Frame 1 (no input): blank canvas, image omitted
Frame 60 (the mouse pressed at the canvas centre just before this capture): blank canvas, image omitted
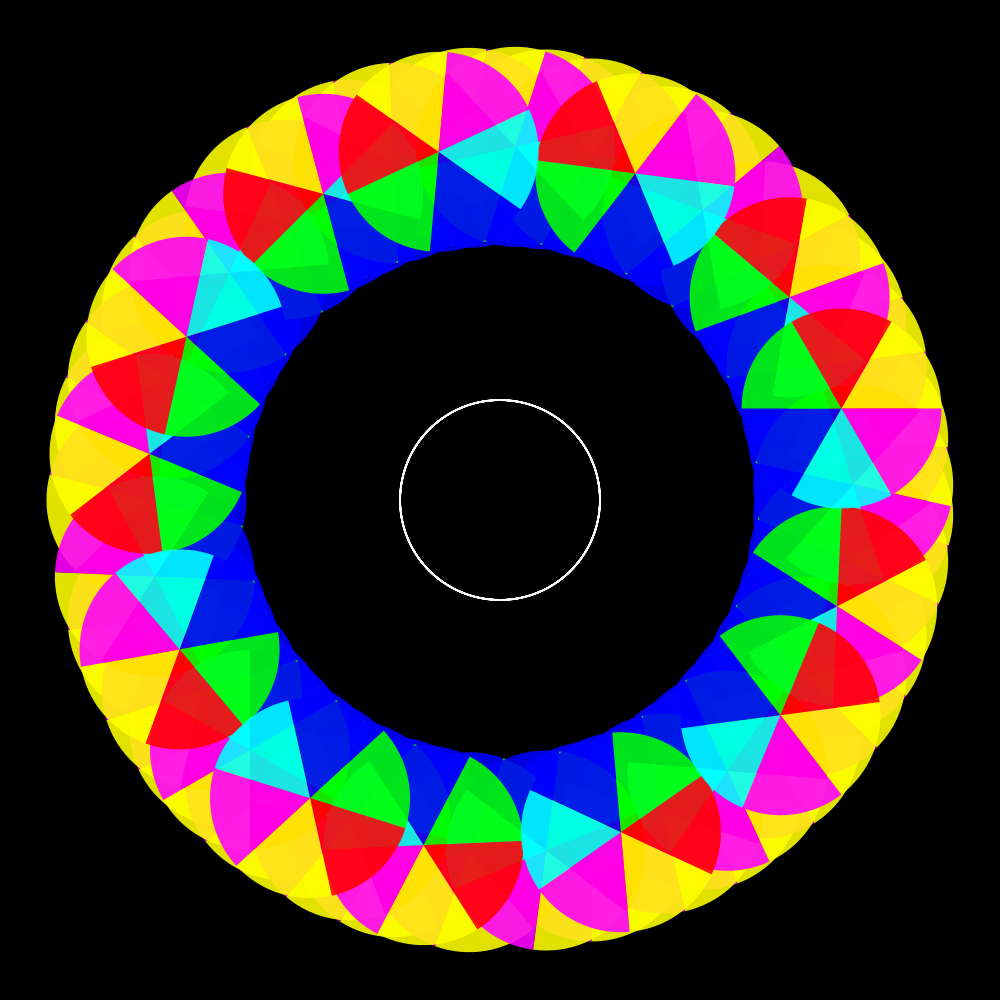
Frame 120 (the mouse held since frame 60 and released just before this capture)

The Processing sketch whose frames 1 and 60 were blank and that drew this single picture after the mouse press (run headless with seeded random() and noise(); from frame 60 on, the mouse is pressed at the canvas centre):

// Processing sketch: processing_171699
// ── processing_171699.pde


float grados = radians(137.5);
void setup(){
  size(1000, 1000);
}

void draw(){
  background(0);
  noFill();
translate(width/2, height/2);
for(int i=0; i<51; i++) {
rotate(grados);
pushMatrix();
translate(mouseX-1000,mouseY-1000);
circulo(0,0);
 if(mousePressed == true) {
   noFill();
  stroke(250);
   ellipse(mouseY, mouseX, 200, 200);
  }

popMatrix();
}

}
void circulo(int x, int y) {

     translate(x, y);
 

noStroke();

fill (0, 0, 255, 225);
arc(250, 250, 200, 200, radians(0), radians(60));
fill (0, 255, 0, 225);
arc(250, 250, 200, 200, radians(60), radians(120));
fill (255, 0, 0, 225);
arc(250, 250, 200, 200, radians(120), radians(180));
fill (255, 255, 0, 225);
arc(250, 250, 200, 200, radians(180), radians(240));
fill (255, 0, 255, 225);
arc(250, 250, 200, 200, radians(240), radians(300));
fill (0, 255, 255, 225);
arc(250, 250, 200, 200, radians(300), radians(360));

}
